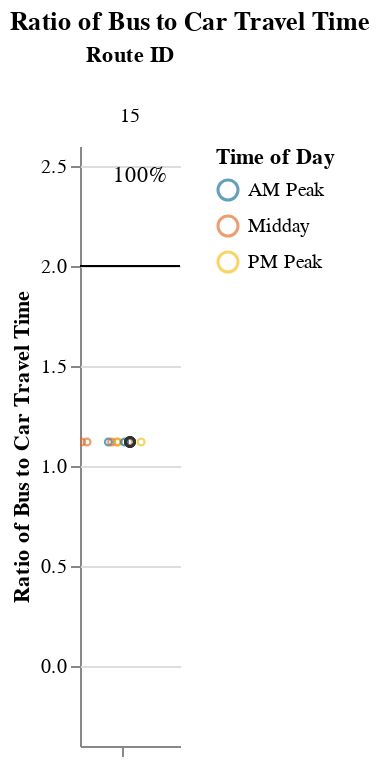
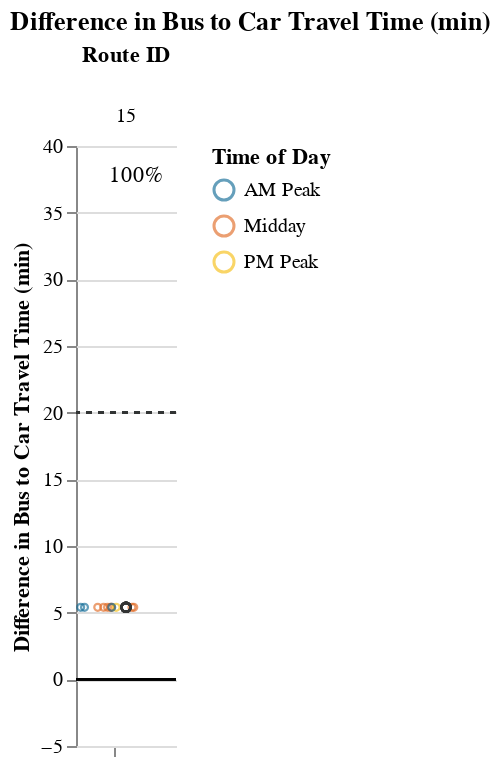

Notebook code cell kept with these figures, in order:
### Markdown cell above
## Viable Competitive Routes
### Short Routes (< 1 hr)

### Code cell
# Allow for possibility that operator doesn't have routes that fall into certain route_groups
# But, jupyterbook will not like markdown with f-string
# separate out route_group and put in each cell, and use try/except + if to display...
# but all 3 route groups must be displayed. just add sentence about why no routes were returned at the end
route_group = "short"
try:
    display_charts_for_route_group(df, route_group)
except:
    print("No routes meet this criteria.")

### Figure 1 — Vega-Lite specification as saved in the notebook (floating-point values rounded to 4 significant figures)
{"config": {"view": {"continuousWidth": 400, "continuousHeight": 300, "stroke": null}, "facet": {"spacing": 0}}, "data": {"name": "data-55fed4d0567e156bb4c2fb40765a9f75"}, "facet": {"column": {"field": "route_id", "sort": ["15"], "title": "Route ID", "type": "nominal"}}, "spec": {"layer": [{"mark": "rule", "encoding": {"color": {"value": "black"}, "y": {"field": "cutoff", "type": "quantitative"}}, "selection": {"selector001": {"type": "interval", "bind": "scales", "encodings": ["x", "y"]}}}, {"mark": {"type": "point", "opacity": 0.65, "size": 12, "strokeWidth": 1.1}, "encoding": {"color": {"field": "time_of_day", "scale": {"range": ["#136C97", "#E16B26", "#F6BF16", "#00896B", "#7790A3", "#5B559C"]}, "sort": ["AM Peak", "Midday", "PM Peak", "Owl Service"], "title": "Time of Day", "type": "nominal"}, "tooltip": [{"field": "route_id", "type": "nominal"}, {"field": "trip_id", "type": "nominal"}, {"field": "service_hours", "type": "quantitative"}, {"field": "car_duration_hours", "type": "quantitative"}, {"field": "bus_multiplier", "type": "quantitative"}, {"field": "bus_difference", "type": "quantitative"}, {"field": "num_trips", "type": "quantitative"}, {"field": "num_competitive", "type": "quantitative"}, {"field": "pct_trips_competitive", "type": "quantitative"}, {"field": "p25", "type": "quantitative"}, {"field": "p50", "type": "quantitative"}, {"field": "p75", "type": "quantitative"}], "x": {"axis": {"grid": false, "labels": false, "ticks": true, "values": [0]}, "field": "jitter", "scale": {}, "title": null, "type": "quantitative"}, "y": {"field": "bus_multiplier", "scale": {"domain": [-0.25, 2.5]}, "title": "Ratio of Bus to Car Travel Time", "type": "quantitative"}}, "transform": [{"calculate": "sqrt(-2*log(random()))*cos(2*PI*random())", "as": "jitter"}], "width": 50}, {"layer": [{"mark": {"type": "point", "opacity": 0.6, "size": 20, "strokeWidth": 1.3}, "encoding": {"color": {"value": "#323434"}, "y": {"field": "bus_multiplier", "type": "quantitative"}}, "transform": [{"filter": "(datum.p50_trip === 1)"}]}, {"mark": {"type": "text", "align": "center", "baseline": "middle"}, "encoding": {"color": {"value": "black"}, "text": {"field": "pct_trips_competitive", "format": ".0%", "type": "quantitative"}, "tooltip": [{"field": "route_id", "type": "nominal"}, {"field": "trip_id", "type": "nominal"}, {"field": "service_hours", "type": "quantitative"}, {"field": "car_duration_hours", "type": "quantitative"}, {"field": "bus_multiplier", "type": "quantitative"}, {"field": "bus_difference", "type": "quantitative"}, {"field": "num_trips", "type": "quantitative"}, {"field": "num_competitive", "type": "quantitative"}, {"field": "pct_trips_competitive", "type": "quantitative"}, {"field": "p25", "type": "quantitative"}, {"field": "p50", "type": "quantitative"}, {"field": "p75", "type": "quantitative"}], "x": {"value": 30}, "y": {"value": 15}}, "transform": [{"calculate": "sqrt(-2*log(random()))*cos(2*PI*random())", "as": "jitter"}, {"filter": "(datum.fastest_trip === 1)"}]}]}]}, "resolve": {"scale": {"y": "shared"}}, "title": "Ratio of Bus to Car Travel Time", "$schema": "https://vega.github.io/schema/vega-lite/v4.17.0.json", "datasets": {"data-55fed4d0567e156bb4c2fb40765a9f75": [{"calitp_itp_id": 18, "trip_key": -5436938365814923698, "trip_id": "t_2006242_b_33489_tn_6", "shape_id": "p_547", "route_id": "15", "service_hours": 0.85, "trip_first_departure_ts": 43500, "trip_last_arrival_ts": 46560, "departure_hour": 12, "time_of_day": "Midday", "p25": 0.85, "p50": 0.85, "p75": 0.85, "p50_trip": 1, "fastest_trip": 0, "car_duration_hours": 0.76, "competitive_route": 1, "bus_multiplier": 1.12, "bus_difference": 5.4, "num_trips": 12, "num_competitive": 12, "pct_trips_competitive": 1.0, "bus_difference_spread": 0.0, "route_group": "short", "max_trip_hrs": 0.85, "max_trip_route_group": 1.0, "name": "City of Arcata", "caltrans_district": "01 - Eureka", "drmt_organization_name": null, "cutoff2": 20, "cutoff": 2}, {"calitp_itp_id": 18, "trip_key": 404006655917161649, "trip_id": "t_2006242_b_33489_tn_1", "shape_id": "p_547", "route_id": "15", "service_hours": 0.85, "trip_first_departure_ts": 25500, "trip_last_arrival_ts": 28560, "departure_hour": 7, "time_of_day": "AM Peak", "p25": 0.85, "p50": 0.85, "p75": 0.85, "p50_trip": 1, "fastest_trip": 0, "car_duration_hours": 0.76, "competitive_route": 1, "bus_multiplier": 1.12, "bus_difference": 5.4, "num_trips": 12, "num_competitive": 12, "pct_trips_competitive": 1.0, "bus_difference_spread": 0.0, "route_group": "short", "max_trip_hrs": 0.85, "max_trip_route_group": 1.0, "name": "City of Arcata", "caltrans_district": "01 - Eureka", "drmt_organization_name": null, "cutoff2": 20, "cutoff": 2}, {"calitp_itp_id": 18, "trip_key": 3838713829896743776, "trip_id": "t_2006242_b_33489_tn_7", "shape_id": "p_547", "route_id": "15", "service_hours": 0.85, "trip_first_departure_ts": 47100, "trip_last_arrival_ts": 50160, "departure_hour": 13, "time_of_day": "Midday", "p25": 0.85, "p50": 0.85, "p75": 0.85, "p50_trip": 1, "fastest_trip": 0, "car_duration_hours": 0.76, "competitive_route": 1, "bus_multiplier": 1.12, "bus_difference": 5.4, "num_trips": 12, "num_competitive": 12, "pct_trips_competitive": 1.0, "bus_difference_spread": 0.0, "route_group": "short", "max_trip_hrs": 0.85, "max_trip_route_group": 1.0, "name": "City of Arcata", "caltrans_district": "01 - Eureka", "drmt_organization_name": null, "cutoff2": 20, "cutoff": 2}, {"calitp_itp_id": 18, "trip_key": 5852189434723185967, "trip_id": "t_2006242_b_33489_tn_11", "shape_id": "p_547", "route_id": "15", "service_hours": 0.85, "trip_first_departure_ts": 61500, "trip_last_arrival_ts": 64560, "departure_hour": 17, "time_of_day": "PM Peak", "p25": 0.85, "p50": 0.85, "p75": 0.85, "p50_trip": 1, "fastest_trip": 0, "car_duration_hours": 0.76, "competitive_route": 1, "bus_multiplier": 1.12, "bus_difference": 5.4, "num_trips": 12, "num_competitive": 12, "pct_trips_competitive": 1.0, "bus_difference_spread": 0.0, "route_group": "short", "max_trip_hrs": 0.85, "max_trip_route_group": 1.0, "name": "City of Arcata", "caltrans_district": "01 - Eureka", "drmt_organization_name": null, "cutoff2": 20, "cutoff": 2}, {"calitp_itp_id": 18, "trip_key": 190677304125161480, "trip_id": "t_2006242_b_33489_tn_9", "shape_id": "p_547", "route_id": "15", "service_hours": 0.85, "trip_first_departure_ts": 54300, "trip_last_arrival_ts": 57360, "departure_hour": 15, "time_of_day": "Midday", "p25": 0.85, "p50": 0.85, "p75": 0.85, "p50_trip": 1, "fastest_trip": 0, "car_duration_hours": 0.76, "competitive_route": 1, "bus_multiplier": 1.12, "bus_difference": 5.4, "num_trips": 12, "num_competitive": 12, "pct_trips_competitive": 1.0, "bus_difference_spread": 0.0, "route_group": "short", "max_trip_hrs": 0.85, "max_trip_route_group": 1.0, "name": "City of Arcata", "caltrans_district": "01 - Eureka", "drmt_organization_name": null, "cutoff2": 20, "cutoff": 2}, {"calitp_itp_id": 18, "trip_key": -7400415191668544971, "trip_id": "t_2006242_b_33489_tn_3", "shape_id": "p_547", "route_id": "15", "service_hours": 0.85, "trip_first_departure_ts": 32700, "trip_last_arrival_ts": 35760, "departure_hour": 9, "time_of_day": "AM Peak", "p25": 0.85, "p50": 0.85, "p75": 0.85, "p50_trip": 1, "fastest_trip": 0, "car_duration_hours": 0.76, "competitive_route": 1, "bus_multiplier": 1.12, "bus_difference": 5.4, "num_trips": 12, "num_competitive": 12, "pct_trips_competitive": 1.0, "bus_difference_spread": 0.0, "route_group": "short", "max_trip_hrs": 0.85, "max_trip_route_group": 1.0, "name": "City of Arcata", "caltrans_district": "01 - Eureka", "drmt_organization_name": null, "cutoff2": 20, "cutoff": 2}, {"calitp_itp_id": 18, "trip_key": 4570064470829873616, "trip_id": "t_2006242_b_33489_tn_4", "shape_id": "p_547", "route_id": "15", "service_hours": 0.85, "trip_first_departure_ts": 36300, "trip_last_arrival_ts": 39360, "departure_hour": 10, "time_of_day": "Midday", "p25": 0.85, "p50": 0.85, "p75": 0.85, "p50_trip": 1, "fastest_trip": 0, "car_duration_hours": 0.76, "competitive_route": 1, "bus_multiplier": 1.12, "bus_difference": 5.4, "num_trips": 12, "num_competitive": 12, "pct_trips_competitive": 1.0, "bus_difference_spread": 0.0, "route_group": "short", "max_trip_hrs": 0.85, "max_trip_route_group": 1.0, "name": "City of Arcata", "caltrans_district": "01 - Eureka", "drmt_organization_name": null, "cutoff2": 20, "cutoff": 2}, {"calitp_itp_id": 18, "trip_key": 7464560494582855532, "trip_id": "t_2006242_b_33489_tn_8", "shape_id": "p_547", "route_id": "15", "service_hours": 0.85, "trip_first_departure_ts": 50700, "trip_last_arrival_ts": 53760, "departure_hour": 14, "time_of_day": "Midday", "p25": 0.85, "p50": 0.85, "p75": 0.85, "p50_trip": 1, "fastest_trip": 0, "car_duration_hours": 0.76, "competitive_route": 1, "bus_multiplier": 1.12, "bus_difference": 5.4, "num_trips": 12, "num_competitive": 12, "pct_trips_competitive": 1.0, "bus_difference_spread": 0.0, "route_group": "short", "max_trip_hrs": 0.85, "max_trip_route_group": 1.0, "name": "City of Arcata", "caltrans_district": "01 - Eureka", "drmt_organization_name": null, "cutoff2": 20, "cutoff": 2}, {"calitp_itp_id": 18, "trip_key": 3526751979573908953, "trip_id": "t_2006242_b_33489_tn_12", "shape_id": "p_547", "route_id": "15", "service_hours": 0.85, "trip_first_departure_ts": 65100, "trip_last_arrival_ts": 68160, "departure_hour": 18, "time_of_day": "PM Peak", "p25": 0.85, "p50": 0.85, "p75": 0.85, "p50_trip": 1, "fastest_trip": 1, "car_duration_hours": 0.76, "competitive_route": 1, "bus_multiplier": 1.12, "bus_difference": 5.4, "num_trips": 12, "num_competitive": 12, "pct_trips_competitive": 1.0, "bus_difference_spread": 0.0, "route_group": "short", "max_trip_hrs": 0.85, "max_trip_route_group": 1.0, "name": "City of Arcata", "caltrans_district": "01 - Eureka", "drmt_organization_name": null, "cutoff2": 20, "cutoff": 2}, {"calitp_itp_id": 18, "trip_key": 6685741522618238220, "trip_id": "t_2006242_b_33489_tn_10", "shape_id": "p_547", "route_id": "15", "service_hours": 0.85, "trip_first_departure_ts": 57900, "trip_last_arrival_ts": 60960, "departure_hour": 16, "time_of_day": "Midday", "p25": 0.85, "p50": 0.85, "p75": 0.85, "p50_trip": 1, "fastest_trip": 0, "car_duration_hours": 0.76, "competitive_route": 1, "bus_multiplier": 1.12, "bus_difference": 5.4, "num_trips": 12, "num_competitive": 12, "pct_trips_competitive": 1.0, "bus_difference_spread": 0.0, "route_group": "short", "max_trip_hrs": 0.85, "max_trip_route_group": 1.0, "name": "City of Arcata", "caltrans_district": "01 - Eureka", "drmt_organization_name": null, "cutoff2": 20, "cutoff": 2}, {"calitp_itp_id": 18, "trip_key": -7258012511275984410, "trip_id": "t_2006242_b_33489_tn_5", "shape_id": "p_547", "route_id": "15", "service_hours": 0.85, "trip_first_departure_ts": 39900, "trip_last_arrival_ts": 42960, "departure_hour": 11, "time_of_day": "Midday", "p25": 0.85, "p50": 0.85, "p75": 0.85, "p50_trip": 1, "fastest_trip": 0, "car_duration_hours": 0.76, "competitive_route": 1, "bus_multiplier": 1.12, "bus_difference": 5.4, "num_trips": 12, "num_competitive": 12, "pct_trips_competitive": 1.0, "bus_difference_spread": 0.0, "route_group": "short", "max_trip_hrs": 0.85, "max_trip_route_group": 1.0, "name": "City of Arcata", "caltrans_district": "01 - Eureka", "drmt_organization_name": null, "cutoff2": 20, "cutoff": 2}, {"calitp_itp_id": 18, "trip_key": -1825409973487117613, "trip_id": "t_2006242_b_33489_tn_2", "shape_id": "p_547", "route_id": "15", "service_hours": 0.85, "trip_first_departure_ts": 29100, "trip_last_arrival_ts": 32160, "departure_hour": 8, "time_of_day": "AM Peak", "p25": 0.85, "p50": 0.85, "p75": 0.85, "p50_trip": 1, "fastest_trip": 0, "car_duration_hours": 0.76, "competitive_route": 1, "bus_multiplier": 1.12, "bus_difference": 5.4, "num_trips": 12, "num_competitive": 12, "pct_trips_competitive": 1.0, "bus_difference_spread": 0.0, "route_group": "short", "max_trip_hrs": 0.85, "max_trip_route_group": 1.0, "name": "City of Arcata", "caltrans_district": "01 - Eureka", "drmt_organization_name": null, "cutoff2": 20, "cutoff": 2}]}}

### Figure 2 — Vega-Lite specification as saved in the notebook (floating-point values rounded to 4 significant figures)
{"config": {"view": {"continuousWidth": 400, "continuousHeight": 300, "stroke": null}, "facet": {"spacing": 0}}, "data": {"name": "data-69d2d23ae2cdf82ce27ab1973a627892"}, "facet": {"column": {"field": "route_id", "sort": ["15"], "title": "Route ID", "type": "nominal"}}, "spec": {"layer": [{"mark": "rule", "encoding": {"color": {"value": "black"}, "y": {"field": "cutoff", "type": "quantitative"}}, "selection": {"selector002": {"type": "interval", "bind": "scales", "encodings": ["x", "y"]}}}, {"mark": {"type": "rule", "strokeDash": [3, 3]}, "encoding": {"color": {"value": "#323434"}, "y": {"field": "cutoff2", "type": "quantitative"}}}, {"mark": {"type": "point", "opacity": 0.65, "size": 12, "strokeWidth": 1.1}, "encoding": {"color": {"field": "time_of_day", "scale": {"range": ["#136C97", "#E16B26", "#F6BF16", "#00896B", "#7790A3", "#5B559C"]}, "sort": ["AM Peak", "Midday", "PM Peak", "Owl Service"], "title": "Time of Day", "type": "nominal"}, "tooltip": [{"field": "route_id", "type": "nominal"}, {"field": "trip_id", "type": "nominal"}, {"field": "service_hours", "type": "quantitative"}, {"field": "car_duration_hours", "type": "quantitative"}, {"field": "bus_multiplier", "type": "quantitative"}, {"field": "bus_difference", "type": "quantitative"}, {"field": "num_trips", "type": "quantitative"}, {"field": "num_competitive", "type": "quantitative"}, {"field": "pct_trips_competitive", "type": "quantitative"}, {"field": "p25", "type": "quantitative"}, {"field": "p50", "type": "quantitative"}, {"field": "p75", "type": "quantitative"}], "x": {"axis": {"grid": false, "labels": false, "ticks": true, "values": [0]}, "field": "jitter", "scale": {}, "title": null, "type": "quantitative"}, "y": {"field": "bus_difference", "scale": {"domain": [-5, 38.4]}, "title": "Difference in Bus to Car Travel Time (min)", "type": "quantitative"}}, "transform": [{"calculate": "sqrt(-2*log(random()))*cos(2*PI*random())", "as": "jitter"}], "width": 50}, {"layer": [{"mark": {"type": "point", "opacity": 0.6, "size": 20, "strokeWidth": 1.3}, "encoding": {"color": {"value": "#323434"}, "y": {"field": "bus_difference", "type": "quantitative"}}, "transform": [{"filter": "(datum.p50_trip === 1)"}]}, {"mark": {"type": "text", "align": "center", "baseline": "middle"}, "encoding": {"color": {"value": "black"}, "text": {"field": "pct_trips_competitive", "format": ".0%", "type": "quantitative"}, "tooltip": [{"field": "route_id", "type": "nominal"}, {"field": "trip_id", "type": "nominal"}, {"field": "service_hours", "type": "quantitative"}, {"field": "car_duration_hours", "type": "quantitative"}, {"field": "bus_multiplier", "type": "quantitative"}, {"field": "bus_difference", "type": "quantitative"}, {"field": "num_trips", "type": "quantitative"}, {"field": "num_competitive", "type": "quantitative"}, {"field": "pct_trips_competitive", "type": "quantitative"}, {"field": "p25", "type": "quantitative"}, {"field": "p50", "type": "quantitative"}, {"field": "p75", "type": "quantitative"}], "x": {"value": 30}, "y": {"value": 15}}, "transform": [{"calculate": "sqrt(-2*log(random()))*cos(2*PI*random())", "as": "jitter"}, {"filter": "(datum.fastest_trip === 1)"}]}]}]}, "resolve": {"scale": {"y": "shared"}}, "title": "Difference in Bus to Car Travel Time (min)", "$schema": "https://vega.github.io/schema/vega-lite/v4.17.0.json", "datasets": {"data-69d2d23ae2cdf82ce27ab1973a627892": [{"calitp_itp_id": 18, "trip_key": -5436938365814923698, "trip_id": "t_2006242_b_33489_tn_6", "shape_id": "p_547", "route_id": "15", "service_hours": 0.85, "trip_first_departure_ts": 43500, "trip_last_arrival_ts": 46560, "departure_hour": 12, "time_of_day": "Midday", "p25": 0.85, "p50": 0.85, "p75": 0.85, "p50_trip": 1, "fastest_trip": 0, "car_duration_hours": 0.76, "competitive_route": 1, "bus_multiplier": 1.12, "bus_difference": 5.4, "num_trips": 12, "num_competitive": 12, "pct_trips_competitive": 1.0, "bus_difference_spread": 0.0, "route_group": "short", "max_trip_hrs": 0.85, "max_trip_route_group": 1.0, "name": "City of Arcata", "caltrans_district": "01 - Eureka", "drmt_organization_name": null, "cutoff2": 20, "cutoff": 0}, {"calitp_itp_id": 18, "trip_key": 404006655917161649, "trip_id": "t_2006242_b_33489_tn_1", "shape_id": "p_547", "route_id": "15", "service_hours": 0.85, "trip_first_departure_ts": 25500, "trip_last_arrival_ts": 28560, "departure_hour": 7, "time_of_day": "AM Peak", "p25": 0.85, "p50": 0.85, "p75": 0.85, "p50_trip": 1, "fastest_trip": 0, "car_duration_hours": 0.76, "competitive_route": 1, "bus_multiplier": 1.12, "bus_difference": 5.4, "num_trips": 12, "num_competitive": 12, "pct_trips_competitive": 1.0, "bus_difference_spread": 0.0, "route_group": "short", "max_trip_hrs": 0.85, "max_trip_route_group": 1.0, "name": "City of Arcata", "caltrans_district": "01 - Eureka", "drmt_organization_name": null, "cutoff2": 20, "cutoff": 0}, {"calitp_itp_id": 18, "trip_key": 3838713829896743776, "trip_id": "t_2006242_b_33489_tn_7", "shape_id": "p_547", "route_id": "15", "service_hours": 0.85, "trip_first_departure_ts": 47100, "trip_last_arrival_ts": 50160, "departure_hour": 13, "time_of_day": "Midday", "p25": 0.85, "p50": 0.85, "p75": 0.85, "p50_trip": 1, "fastest_trip": 0, "car_duration_hours": 0.76, "competitive_route": 1, "bus_multiplier": 1.12, "bus_difference": 5.4, "num_trips": 12, "num_competitive": 12, "pct_trips_competitive": 1.0, "bus_difference_spread": 0.0, "route_group": "short", "max_trip_hrs": 0.85, "max_trip_route_group": 1.0, "name": "City of Arcata", "caltrans_district": "01 - Eureka", "drmt_organization_name": null, "cutoff2": 20, "cutoff": 0}, {"calitp_itp_id": 18, "trip_key": 5852189434723185967, "trip_id": "t_2006242_b_33489_tn_11", "shape_id": "p_547", "route_id": "15", "service_hours": 0.85, "trip_first_departure_ts": 61500, "trip_last_arrival_ts": 64560, "departure_hour": 17, "time_of_day": "PM Peak", "p25": 0.85, "p50": 0.85, "p75": 0.85, "p50_trip": 1, "fastest_trip": 0, "car_duration_hours": 0.76, "competitive_route": 1, "bus_multiplier": 1.12, "bus_difference": 5.4, "num_trips": 12, "num_competitive": 12, "pct_trips_competitive": 1.0, "bus_difference_spread": 0.0, "route_group": "short", "max_trip_hrs": 0.85, "max_trip_route_group": 1.0, "name": "City of Arcata", "caltrans_district": "01 - Eureka", "drmt_organization_name": null, "cutoff2": 20, "cutoff": 0}, {"calitp_itp_id": 18, "trip_key": 190677304125161480, "trip_id": "t_2006242_b_33489_tn_9", "shape_id": "p_547", "route_id": "15", "service_hours": 0.85, "trip_first_departure_ts": 54300, "trip_last_arrival_ts": 57360, "departure_hour": 15, "time_of_day": "Midday", "p25": 0.85, "p50": 0.85, "p75": 0.85, "p50_trip": 1, "fastest_trip": 0, "car_duration_hours": 0.76, "competitive_route": 1, "bus_multiplier": 1.12, "bus_difference": 5.4, "num_trips": 12, "num_competitive": 12, "pct_trips_competitive": 1.0, "bus_difference_spread": 0.0, "route_group": "short", "max_trip_hrs": 0.85, "max_trip_route_group": 1.0, "name": "City of Arcata", "caltrans_district": "01 - Eureka", "drmt_organization_name": null, "cutoff2": 20, "cutoff": 0}, {"calitp_itp_id": 18, "trip_key": -7400415191668544971, "trip_id": "t_2006242_b_33489_tn_3", "shape_id": "p_547", "route_id": "15", "service_hours": 0.85, "trip_first_departure_ts": 32700, "trip_last_arrival_ts": 35760, "departure_hour": 9, "time_of_day": "AM Peak", "p25": 0.85, "p50": 0.85, "p75": 0.85, "p50_trip": 1, "fastest_trip": 0, "car_duration_hours": 0.76, "competitive_route": 1, "bus_multiplier": 1.12, "bus_difference": 5.4, "num_trips": 12, "num_competitive": 12, "pct_trips_competitive": 1.0, "bus_difference_spread": 0.0, "route_group": "short", "max_trip_hrs": 0.85, "max_trip_route_group": 1.0, "name": "City of Arcata", "caltrans_district": "01 - Eureka", "drmt_organization_name": null, "cutoff2": 20, "cutoff": 0}, {"calitp_itp_id": 18, "trip_key": 4570064470829873616, "trip_id": "t_2006242_b_33489_tn_4", "shape_id": "p_547", "route_id": "15", "service_hours": 0.85, "trip_first_departure_ts": 36300, "trip_last_arrival_ts": 39360, "departure_hour": 10, "time_of_day": "Midday", "p25": 0.85, "p50": 0.85, "p75": 0.85, "p50_trip": 1, "fastest_trip": 0, "car_duration_hours": 0.76, "competitive_route": 1, "bus_multiplier": 1.12, "bus_difference": 5.4, "num_trips": 12, "num_competitive": 12, "pct_trips_competitive": 1.0, "bus_difference_spread": 0.0, "route_group": "short", "max_trip_hrs": 0.85, "max_trip_route_group": 1.0, "name": "City of Arcata", "caltrans_district": "01 - Eureka", "drmt_organization_name": null, "cutoff2": 20, "cutoff": 0}, {"calitp_itp_id": 18, "trip_key": 7464560494582855532, "trip_id": "t_2006242_b_33489_tn_8", "shape_id": "p_547", "route_id": "15", "service_hours": 0.85, "trip_first_departure_ts": 50700, "trip_last_arrival_ts": 53760, "departure_hour": 14, "time_of_day": "Midday", "p25": 0.85, "p50": 0.85, "p75": 0.85, "p50_trip": 1, "fastest_trip": 0, "car_duration_hours": 0.76, "competitive_route": 1, "bus_multiplier": 1.12, "bus_difference": 5.4, "num_trips": 12, "num_competitive": 12, "pct_trips_competitive": 1.0, "bus_difference_spread": 0.0, "route_group": "short", "max_trip_hrs": 0.85, "max_trip_route_group": 1.0, "name": "City of Arcata", "caltrans_district": "01 - Eureka", "drmt_organization_name": null, "cutoff2": 20, "cutoff": 0}, {"calitp_itp_id": 18, "trip_key": 3526751979573908953, "trip_id": "t_2006242_b_33489_tn_12", "shape_id": "p_547", "route_id": "15", "service_hours": 0.85, "trip_first_departure_ts": 65100, "trip_last_arrival_ts": 68160, "departure_hour": 18, "time_of_day": "PM Peak", "p25": 0.85, "p50": 0.85, "p75": 0.85, "p50_trip": 1, "fastest_trip": 1, "car_duration_hours": 0.76, "competitive_route": 1, "bus_multiplier": 1.12, "bus_difference": 5.4, "num_trips": 12, "num_competitive": 12, "pct_trips_competitive": 1.0, "bus_difference_spread": 0.0, "route_group": "short", "max_trip_hrs": 0.85, "max_trip_route_group": 1.0, "name": "City of Arcata", "caltrans_district": "01 - Eureka", "drmt_organization_name": null, "cutoff2": 20, "cutoff": 0}, {"calitp_itp_id": 18, "trip_key": 6685741522618238220, "trip_id": "t_2006242_b_33489_tn_10", "shape_id": "p_547", "route_id": "15", "service_hours": 0.85, "trip_first_departure_ts": 57900, "trip_last_arrival_ts": 60960, "departure_hour": 16, "time_of_day": "Midday", "p25": 0.85, "p50": 0.85, "p75": 0.85, "p50_trip": 1, "fastest_trip": 0, "car_duration_hours": 0.76, "competitive_route": 1, "bus_multiplier": 1.12, "bus_difference": 5.4, "num_trips": 12, "num_competitive": 12, "pct_trips_competitive": 1.0, "bus_difference_spread": 0.0, "route_group": "short", "max_trip_hrs": 0.85, "max_trip_route_group": 1.0, "name": "City of Arcata", "caltrans_district": "01 - Eureka", "drmt_organization_name": null, "cutoff2": 20, "cutoff": 0}, {"calitp_itp_id": 18, "trip_key": -7258012511275984410, "trip_id": "t_2006242_b_33489_tn_5", "shape_id": "p_547", "route_id": "15", "service_hours": 0.85, "trip_first_departure_ts": 39900, "trip_last_arrival_ts": 42960, "departure_hour": 11, "time_of_day": "Midday", "p25": 0.85, "p50": 0.85, "p75": 0.85, "p50_trip": 1, "fastest_trip": 0, "car_duration_hours": 0.76, "competitive_route": 1, "bus_multiplier": 1.12, "bus_difference": 5.4, "num_trips": 12, "num_competitive": 12, "pct_trips_competitive": 1.0, "bus_difference_spread": 0.0, "route_group": "short", "max_trip_hrs": 0.85, "max_trip_route_group": 1.0, "name": "City of Arcata", "caltrans_district": "01 - Eureka", "drmt_organization_name": null, "cutoff2": 20, "cutoff": 0}, {"calitp_itp_id": 18, "trip_key": -1825409973487117613, "trip_id": "t_2006242_b_33489_tn_2", "shape_id": "p_547", "route_id": "15", "service_hours": 0.85, "trip_first_departure_ts": 29100, "trip_last_arrival_ts": 32160, "departure_hour": 8, "time_of_day": "AM Peak", "p25": 0.85, "p50": 0.85, "p75": 0.85, "p50_trip": 1, "fastest_trip": 0, "car_duration_hours": 0.76, "competitive_route": 1, "bus_multiplier": 1.12, "bus_difference": 5.4, "num_trips": 12, "num_competitive": 12, "pct_trips_competitive": 1.0, "bus_difference_spread": 0.0, "route_group": "short", "max_trip_hrs": 0.85, "max_trip_route_group": 1.0, "name": "City of Arcata", "caltrans_district": "01 - Eureka", "drmt_organization_name": null, "cutoff2": 20, "cutoff": 0}]}}
